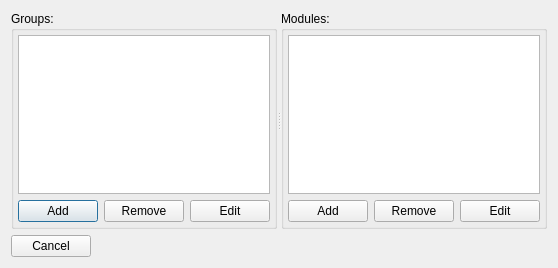
<?xml version="1.0" encoding="UTF-8"?>
<ui version="4.0">
 <class>UIRStatsModuleManager</class>
 <widget class="QDialog" name="UIRStatsModuleManager">
  <property name="geometry">
   <rect>
    <x>0</x>
    <y>0</y>
    <width>543</width>
    <height>268</height>
   </rect>
  </property>
  <property name="windowTitle">
   <string>UIRStatsModuleManager</string>
  </property>
  <layout class="QVBoxLayout" name="verticalLayout_3">
   <item>
    <widget class="QSplitter" name="splitter">
     <property name="orientation">
      <enum>Qt::Horizontal</enum>
     </property>
     <widget class="QGroupBox" name="verticalGroupBox">
      <property name="title">
       <string>Groups:</string>
      </property>
      <layout class="QVBoxLayout" name="verticalLayout">
       <property name="leftMargin">
        <number>4</number>
       </property>
       <property name="topMargin">
        <number>4</number>
       </property>
       <property name="rightMargin">
        <number>4</number>
       </property>
       <property name="bottomMargin">
        <number>4</number>
       </property>
       <item>
        <widget class="QListWidget" name="m_lstGroups"/>
       </item>
       <item>
        <layout class="QHBoxLayout" name="horizontalLayout_2">
         <item>
          <widget class="QPushButton" name="m_btnAddGroup">
           <property name="text">
            <string>Add</string>
           </property>
          </widget>
         </item>
         <item>
          <widget class="QPushButton" name="m_btnRemoveGroup">
           <property name="text">
            <string>Remove</string>
           </property>
          </widget>
         </item>
         <item>
          <widget class="QPushButton" name="m_btnEditGroup">
           <property name="text">
            <string>Edit</string>
           </property>
          </widget>
         </item>
        </layout>
       </item>
      </layout>
     </widget>
     <widget class="QGroupBox" name="verticalGroupBox_2">
      <property name="title">
       <string>Modules:</string>
      </property>
      <layout class="QVBoxLayout" name="verticalLayout_2">
       <property name="leftMargin">
        <number>4</number>
       </property>
       <property name="topMargin">
        <number>4</number>
       </property>
       <property name="rightMargin">
        <number>4</number>
       </property>
       <property name="bottomMargin">
        <number>4</number>
       </property>
       <item>
        <widget class="QListWidget" name="m_lstModules"/>
       </item>
       <item>
        <layout class="QHBoxLayout" name="horizontalLayout">
         <item>
          <widget class="QPushButton" name="m_btnAddModule">
           <property name="text">
            <string>Add</string>
           </property>
          </widget>
         </item>
         <item>
          <widget class="QPushButton" name="m_btnRemoveModule">
           <property name="text">
            <string>Remove</string>
           </property>
          </widget>
         </item>
         <item>
          <widget class="QPushButton" name="m_btnEditModule">
           <property name="text">
            <string>Edit</string>
           </property>
          </widget>
         </item>
        </layout>
       </item>
      </layout>
     </widget>
    </widget>
   </item>
   <item>
    <layout class="QHBoxLayout" name="horizontalLayout_3">
     <item>
      <widget class="QPushButton" name="m_btnCancel">
       <property name="text">
        <string>Cancel</string>
       </property>
      </widget>
     </item>
     <item>
      <spacer name="horizontalSpacer">
       <property name="orientation">
        <enum>Qt::Horizontal</enum>
       </property>
       <property name="sizeHint" stdset="0">
        <size>
         <width>40</width>
         <height>20</height>
        </size>
       </property>
      </spacer>
     </item>
    </layout>
   </item>
  </layout>
 </widget>
 <resources/>
 <connections/>
</ui>
